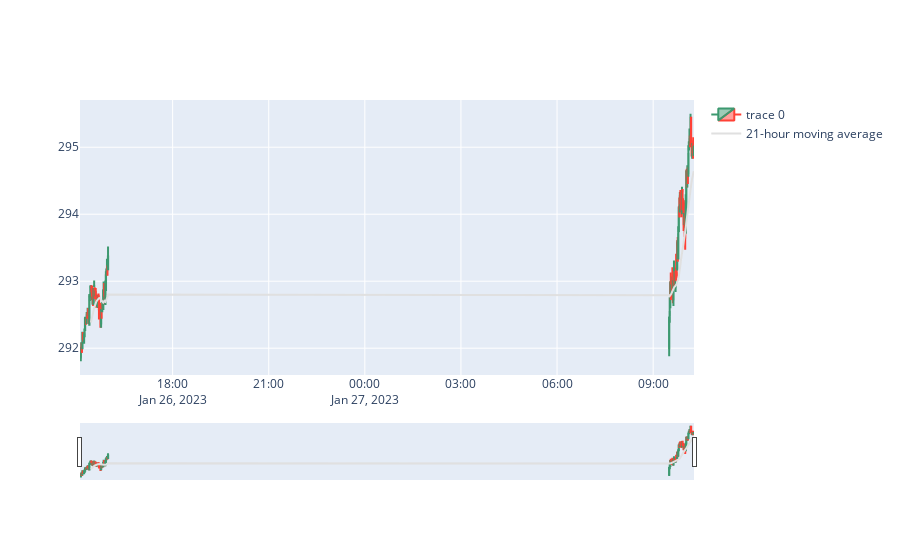

Notebook code for this chart:
### Code cell
fig = go.Figure(data=go.Candlestick(x=df['time'],
                open=df['open'],
                high=df['high'],
                low=df['low'],
                close=df['close']))

fig.add_trace(
    go.Scatter(
        x=df['time'],
        y=df['ma'],
        line=dict(color = '#e0e0e0'),
        name = f'21-hour moving average'
    )
)

buy_call = df[df['buy']=='Buy Call']
buy_put = df[df['buy']=='Buy Put']

close_call = df[df['close_op']=='Close Call']
close_put = df[df['close_op']=='Close Put']

for date in buy_call['time']:
    fig.add_shape(type="rect",
                  x0=date-timedelta(minutes=2), y0=buy_call['close']+0.1, x1=date+timedelta(minutes=2), y1=buy_call['close']+1,
                  line=dict(
                      color="RoyalBlue",
                      width=2,
                  ),
                  fillcolor="LightSkyBlue",
                 )

fig
